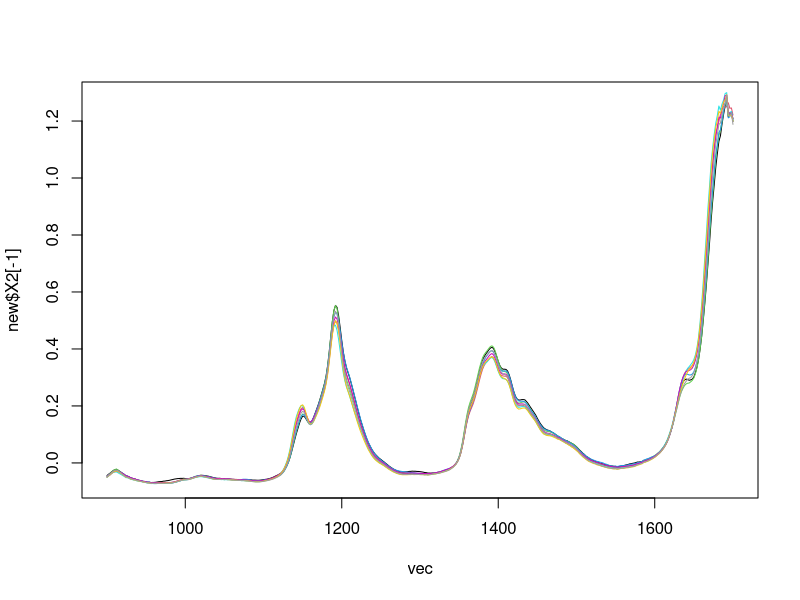
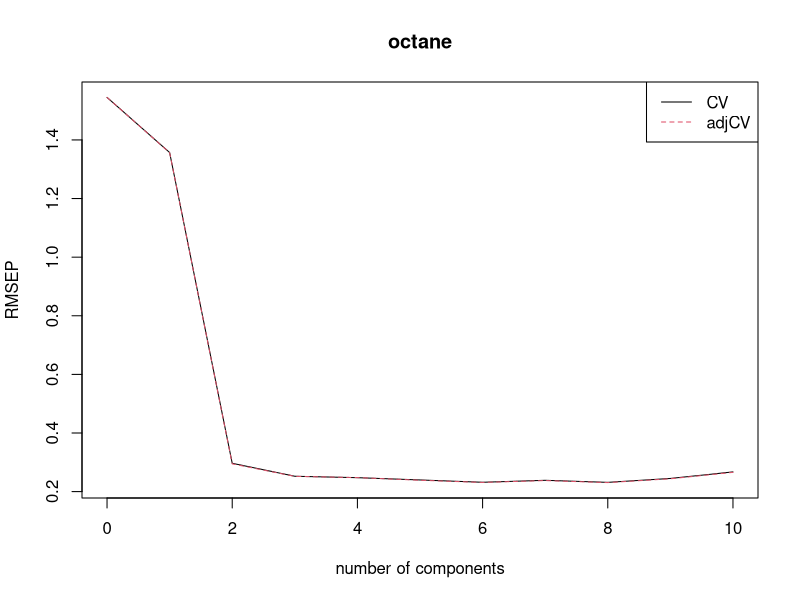
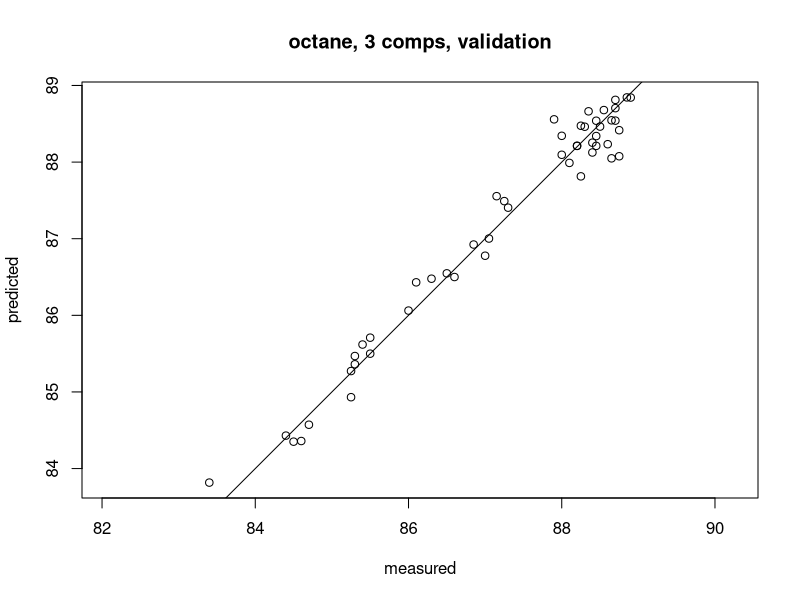
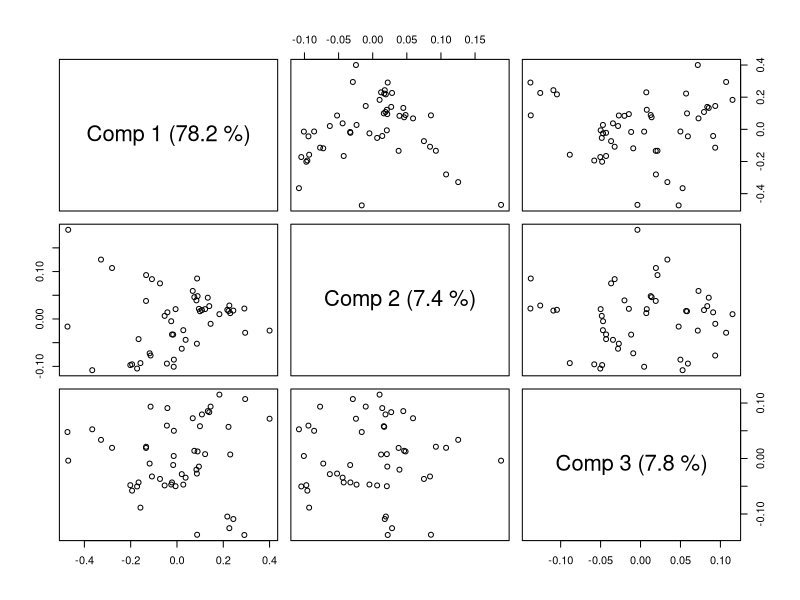
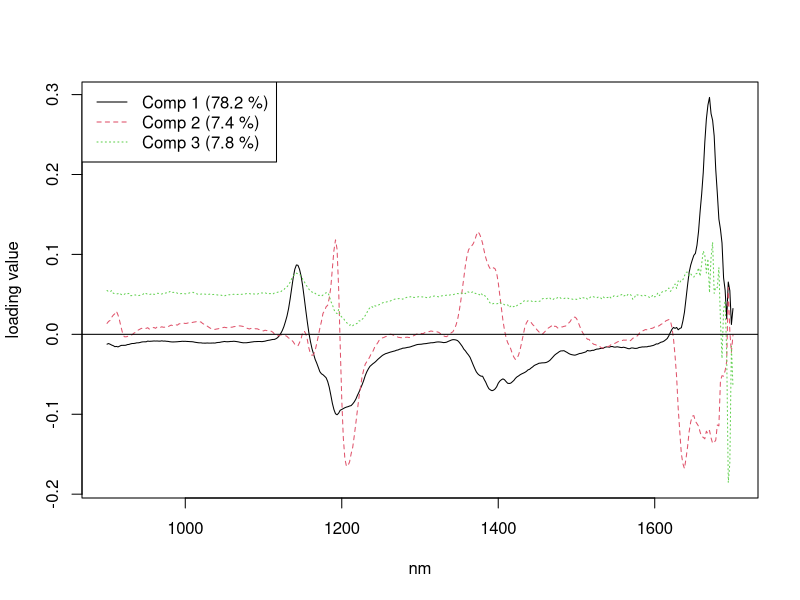

The R script that drew these images, in order:
## ---- chunk 1

library(pls) 

new=data.frame(t(gasoline))
new

vec=seq(900,1700,by=2)
plot(vec,new$X2[-1],type='l')
lines(vec,new$X1[-1],col=2)
lines(vec,new$X3[-1],col=3)
lines(vec,new$X4[-1],col=4)
lines(vec,new$X5[-1],col=5)
lines(vec,new$X6[-1],col=6)
lines(vec,new$X7[-1],col=7)
lines(vec,new$X8[-1],col=8)

## ---- chunk 2
gasTrain <- gasoline[1:50,]
gasTest <- gasoline[51:60,]
## ---- chunk 3
gas1 <- plsr(octane ~ NIR, ncomp = 10, data = gasTrain, validation = "LOO")

summary(gas1)

## ---- chunk 4
plot(RMSEP(gas1), legendpos = "topright")

## ---- chunk 5
plot(gas1, ncomp = 3, asp = 1, line = TRUE)
## ---- chunk 6
 plot(gas1, plottype = "scores", comps = 1:3)
## ---- chunk 7
explvar(gas1)
## ---- chunk 8
plot(gas1, "loadings", comps = 1:3, legendpos = "topleft",
 labels = "numbers", xlab = "nm")
 abline(h = 0)
## ---- chunk 9
predict(gas1, ncomp = 2, newdata = gasTest)
RMSEP(gas1, newdata = gasTest)
